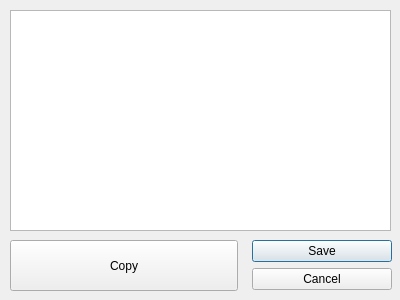
<?xml version="1.0" encoding="UTF-8"?>
<ui version="4.0">
 <class>TemplateConfigDialog</class>
 <widget class="QDialog" name="TemplateConfigDialog">
  <property name="geometry">
   <rect>
    <x>0</x>
    <y>0</y>
    <width>400</width>
    <height>300</height>
   </rect>
  </property>
  <property name="windowTitle">
   <string>Dialog</string>
  </property>
  <widget class="QDialogButtonBox" name="buttonBox">
   <property name="geometry">
    <rect>
     <x>252</x>
     <y>240</y>
     <width>140</width>
     <height>51</height>
    </rect>
   </property>
   <property name="orientation">
    <enum>Qt::Vertical</enum>
   </property>
   <property name="standardButtons">
    <set>QDialogButtonBox::Cancel|QDialogButtonBox::Save</set>
   </property>
  </widget>
  <widget class="QPlainTextEdit" name="configJsonTextField">
   <property name="geometry">
    <rect>
     <x>10</x>
     <y>10</y>
     <width>381</width>
     <height>221</height>
    </rect>
   </property>
  </widget>
  <widget class="QPushButton" name="copyConfigButton">
   <property name="geometry">
    <rect>
     <x>10</x>
     <y>240</y>
     <width>228</width>
     <height>51</height>
    </rect>
   </property>
   <property name="text">
    <string>Copy</string>
   </property>
  </widget>
 </widget>
 <resources/>
 <connections>
  <connection>
   <sender>buttonBox</sender>
   <signal>rejected()</signal>
   <receiver>TemplateConfigDialog</receiver>
   <slot>reject()</slot>
   <hints>
    <hint type="sourcelabel">
     <x>316</x>
     <y>260</y>
    </hint>
    <hint type="destinationlabel">
     <x>286</x>
     <y>274</y>
    </hint>
   </hints>
  </connection>
  <connection>
   <sender>buttonBox</sender>
   <signal>accepted()</signal>
   <receiver>TemplateConfigDialog</receiver>
   <slot>accept()</slot>
   <hints>
    <hint type="sourcelabel">
     <x>248</x>
     <y>254</y>
    </hint>
    <hint type="destinationlabel">
     <x>157</x>
     <y>274</y>
    </hint>
   </hints>
  </connection>
 </connections>
</ui>
